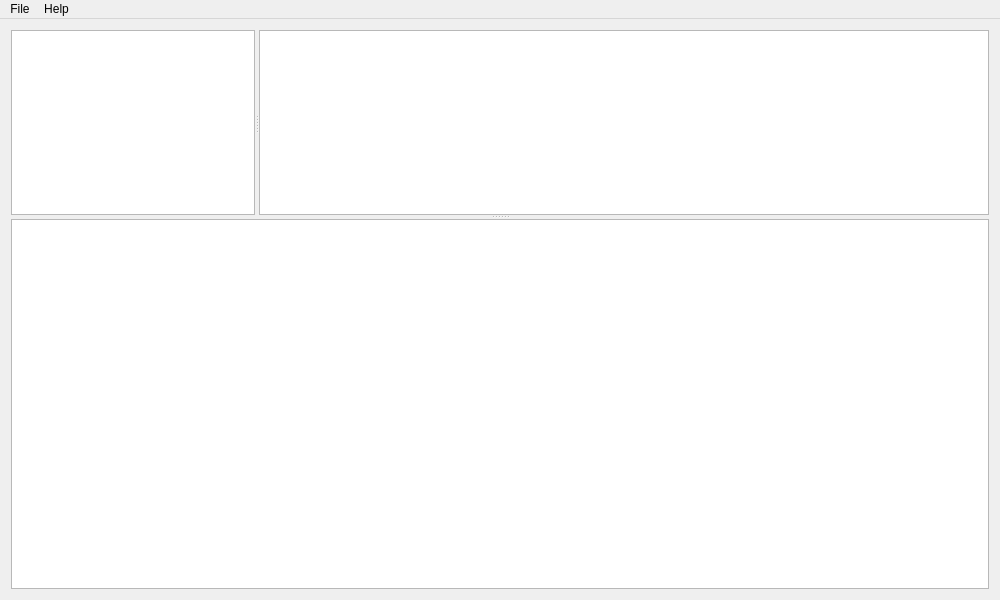
<?xml version="1.0" encoding="UTF-8"?>
<ui version="4.0">
 <class>MainWindow</class>
 <widget class="QMainWindow" name="MainWindow">
  <property name="geometry">
   <rect>
    <x>0</x>
    <y>0</y>
    <width>1000</width>
    <height>600</height>
   </rect>
  </property>
  <property name="windowTitle">
   <string>MainWindow</string>
  </property>
  <widget class="QWidget" name="centralWidget">
   <property name="sizePolicy">
    <sizepolicy hsizetype="MinimumExpanding" vsizetype="Maximum">
     <horstretch>0</horstretch>
     <verstretch>0</verstretch>
    </sizepolicy>
   </property>
   <layout class="QGridLayout" name="gridLayout">
    <item row="0" column="0">
     <widget class="QSplitter" name="splitter_2">
      <property name="sizePolicy">
       <sizepolicy hsizetype="Expanding" vsizetype="Expanding">
        <horstretch>0</horstretch>
        <verstretch>0</verstretch>
       </sizepolicy>
      </property>
      <property name="orientation">
       <enum>Qt::Vertical</enum>
      </property>
      <property name="childrenCollapsible">
       <bool>false</bool>
      </property>
      <widget class="QSplitter" name="splitter">
       <property name="sizePolicy">
        <sizepolicy hsizetype="Expanding" vsizetype="Preferred">
         <horstretch>0</horstretch>
         <verstretch>1</verstretch>
        </sizepolicy>
       </property>
       <property name="orientation">
        <enum>Qt::Horizontal</enum>
       </property>
       <property name="handleWidth">
        <number>4</number>
       </property>
       <property name="childrenCollapsible">
        <bool>false</bool>
       </property>
       <widget class="DirectoryTreeView" name="treeView">
        <property name="sizePolicy">
         <sizepolicy hsizetype="Expanding" vsizetype="Expanding">
          <horstretch>1</horstretch>
          <verstretch>0</verstretch>
         </sizepolicy>
        </property>
        <property name="contextMenuPolicy">
         <enum>Qt::CustomContextMenu</enum>
        </property>
        <property name="acceptDrops">
         <bool>true</bool>
        </property>
        <property name="dragEnabled">
         <bool>true</bool>
        </property>
        <property name="dragDropMode">
         <enum>QAbstractItemView::DragDrop</enum>
        </property>
        <property name="defaultDropAction">
         <enum>Qt::MoveAction</enum>
        </property>
        <property name="selectionMode">
         <enum>QAbstractItemView::ExtendedSelection</enum>
        </property>
        <property name="headerHidden">
         <bool>true</bool>
        </property>
       </widget>
       <widget class="LetterTableView" name="tableView">
        <property name="sizePolicy">
         <sizepolicy hsizetype="Expanding" vsizetype="Expanding">
          <horstretch>3</horstretch>
          <verstretch>0</verstretch>
         </sizepolicy>
        </property>
        <property name="editTriggers">
         <set>QAbstractItemView::NoEditTriggers</set>
        </property>
        <property name="dragEnabled">
         <bool>true</bool>
        </property>
        <property name="dragDropMode">
         <enum>QAbstractItemView::DragDrop</enum>
        </property>
        <property name="defaultDropAction">
         <enum>Qt::MoveAction</enum>
        </property>
        <property name="selectionMode">
         <enum>QAbstractItemView::SingleSelection</enum>
        </property>
        <property name="selectionBehavior">
         <enum>QAbstractItemView::SelectRows</enum>
        </property>
        <property name="verticalScrollMode">
         <enum>QAbstractItemView::ScrollPerPixel</enum>
        </property>
        <property name="horizontalScrollMode">
         <enum>QAbstractItemView::ScrollPerPixel</enum>
        </property>
        <property name="sortingEnabled">
         <bool>true</bool>
        </property>
        <property name="cornerButtonEnabled">
         <bool>false</bool>
        </property>
        <attribute name="horizontalHeaderHighlightSections">
         <bool>false</bool>
        </attribute>
        <attribute name="horizontalHeaderShowSortIndicator" stdset="0">
         <bool>false</bool>
        </attribute>
        <attribute name="horizontalHeaderStretchLastSection">
         <bool>true</bool>
        </attribute>
        <attribute name="verticalHeaderVisible">
         <bool>false</bool>
        </attribute>
        <attribute name="verticalHeaderVisible">
         <bool>false</bool>
        </attribute>
        <attribute name="horizontalHeaderShowSortIndicator" stdset="0">
         <bool>false</bool>
        </attribute>
        <attribute name="horizontalHeaderStretchLastSection">
         <bool>true</bool>
        </attribute>
        <attribute name="horizontalHeaderHighlightSections">
         <bool>false</bool>
        </attribute>
       </widget>
      </widget>
      <widget class="QTextBrowser" name="textBrowser">
       <property name="sizePolicy">
        <sizepolicy hsizetype="Expanding" vsizetype="Expanding">
         <horstretch>0</horstretch>
         <verstretch>2</verstretch>
        </sizepolicy>
       </property>
      </widget>
     </widget>
    </item>
   </layout>
  </widget>
  <widget class="QMenuBar" name="menuBar">
   <property name="geometry">
    <rect>
     <x>0</x>
     <y>0</y>
     <width>1000</width>
     <height>25</height>
    </rect>
   </property>
   <widget class="QMenu" name="menuFile">
    <property name="title">
     <string>File</string>
    </property>
    <addaction name="separator"/>
    <addaction name="actionQuit"/>
   </widget>
   <widget class="QMenu" name="menuHelp">
    <property name="title">
     <string>Help</string>
    </property>
    <addaction name="actionAbout"/>
   </widget>
   <addaction name="menuFile"/>
   <addaction name="menuHelp"/>
  </widget>
  <action name="actionQuit">
   <property name="text">
    <string>Quit</string>
   </property>
   <property name="shortcut">
    <string>Ctrl+Q</string>
   </property>
  </action>
  <action name="actionAbout">
   <property name="text">
    <string>About</string>
   </property>
  </action>
 </widget>
 <layoutdefault spacing="6" margin="11"/>
 <customwidgets>
  <customwidget>
   <class>DirectoryTreeView</class>
   <extends>QTreeView</extends>
   <header>directorytreeview.h</header>
  </customwidget>
  <customwidget>
   <class>LetterTableView</class>
   <extends>QTableView</extends>
   <header>lettertableview.h</header>
  </customwidget>
 </customwidgets>
 <resources/>
 <connections>
  <connection>
   <sender>actionQuit</sender>
   <signal>triggered()</signal>
   <receiver>MainWindow</receiver>
   <slot>close()</slot>
   <hints>
    <hint type="sourcelabel">
     <x>-1</x>
     <y>-1</y>
    </hint>
    <hint type="destinationlabel">
     <x>266</x>
     <y>172</y>
    </hint>
   </hints>
  </connection>
 </connections>
</ui>
